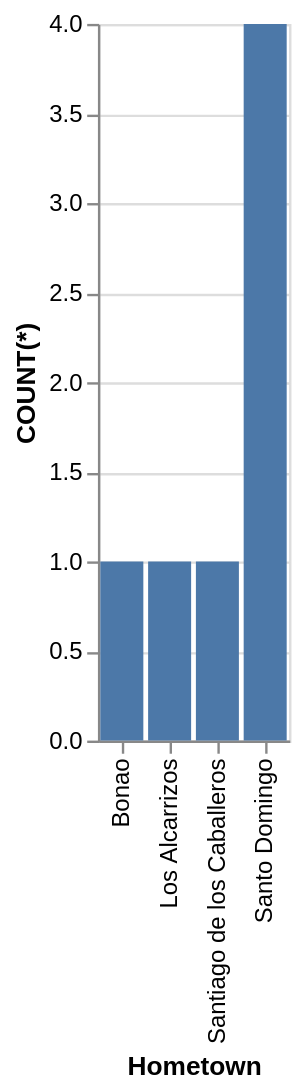

Vega-Lite specification stored for this chart:
### Vega-Lite specification from a JSON file in a GitHub repository (floating-point values rounded to 4 significant figures)
{"data": {"values": [{"x_data": "Bonao", "y_data": 1}, {"x_data": "Los Alcarrizos", "y_data": 1}, {"x_data": "Santiago de los Caballeros", "y_data": 1}, {"x_data": "Santo Domingo", "y_data": 4}]}, "mark": "bar", "encoding": {"x": {"field": "x_data", "type": "nominal", "title": "Hometown", "sort": "ascending"}, "y": {"field": "y_data", "type": "quantitative", "title": "COUNT(*)"}}}
